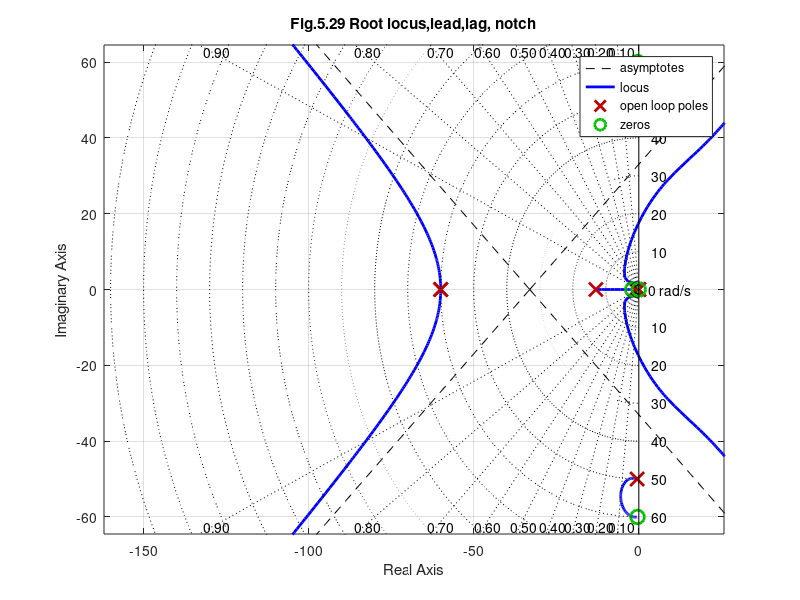

This chart was generated by the following MATLAB code:
% Fig. 5.29  Feedback Control of Dynamic Systems, 6e 
%             Franklin, Powell, Emami
%script for Figure 5.29

clf
np=2500;
dp=conv([1 1 0],[1 1 2500]);
nc=91*conv([1 2],[1 .05]); 
dc=conv([1 13] ,[1 .01]);
nn=[1 .8 3600];
dn=[1 120 3600];
nol1=conv(np,nc);
dol1=conv(dp,dc);
nol=conv(nol1,nn);
dol=conv(dol1,dn);
sysol=tf(nol,dol);
rlocus( sysol) 
axis([-162 10 -64.5 64.5])
 hold on
 % rlocus( sysol,1)
 title('Fig.5.29 Root locus,lead,lag, notch')
  z=0:.1:.9;
 wn=10:10:160;
 sgrid(z, wn)
 hold off